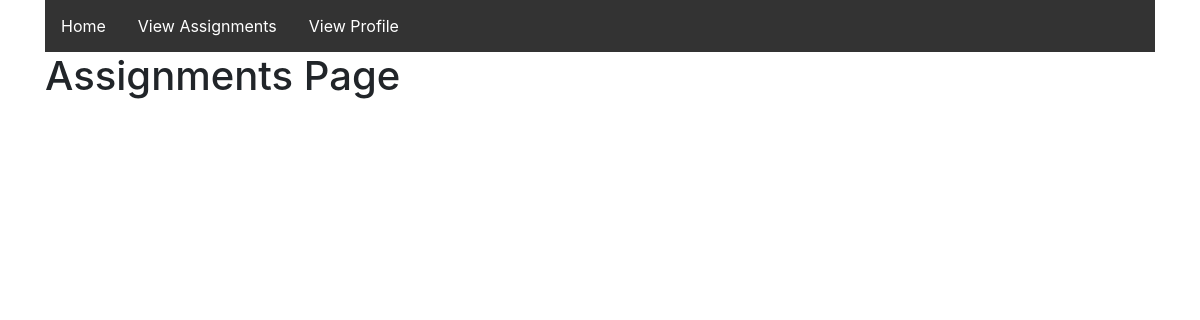
The page /assignments/viewAssignments/ on the database as committed earlier.
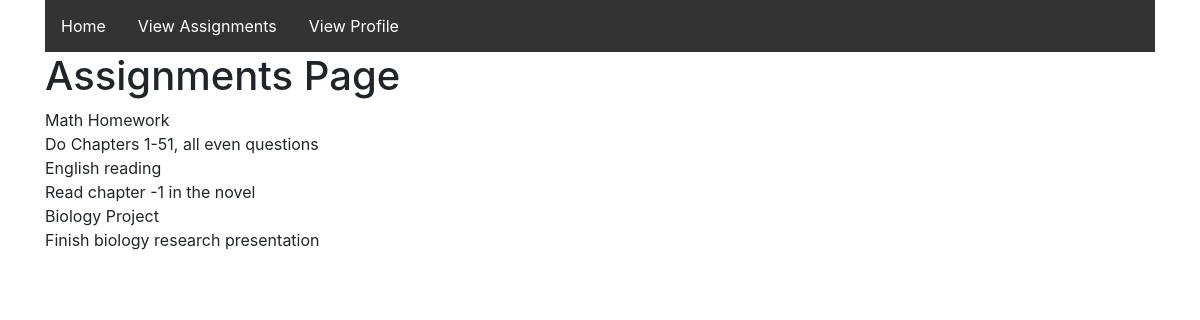
The same page on the database as committed later.
### assignments/models.py (models this page shows)
class Assignment(models.Model):
    assignmentName = models.CharField(max_length=100)
    assignmentDescription = models.CharField(max_length=200)

### assignments/views.py (the view)
# urls.py: path('viewAssignments/', views.viewAssignments, name='viewAssignments'),
def viewAssignments(request):
    allAssignments = Assignment.objects.all()
    context = {
        "allAssignments": allAssignments,
    }
    print(context)
    return render(request, 'assignments/assignmentsPage.html', context)

### assignments/templates/assignments/assignmentsPage.html (shortened to what this page needs)
<!DOCTYPE html>
<html lang="en-US">
  <head>
    <link rel="stylesheet" href="https://maxcdn.bootstrapcdn.com/bootstrap/4.4.1/css/bootstrap.min.css" />
  </head>
  <body>
    <div class="container">
      <ul>
        <li><a href="../">Home</a></li>
        <li><a class="active" href="../viewAssignments">View Assignments</a></li>
        <li><a href="../viewProfile">View Profile</a></li>
      </ul>
      <h1>Assignments Page</h1>
      {% for assignment in allAssignments %}
        <div>{{assignment.assignmentName}}</div>
        <div>{{assignment.assignmentDescription}}</div>
      {% endfor %}
    </div>
  </body>
</html>

### assignments/templates/assignments/assignmentsPage.html (style rules this page uses)
ul { list-style-type: none; margin: 0; padding: 0; overflow: hidden; background-color: #333; }
li { float: left; }
li a { display: block; color: white; text-align: center; padding: 14px 16px; text-decoration: none; }

Rows that differ between the two databases and show on the page:
added Assignment: assignmentName "Math Homework", assignmentDescription "Do Chapters 1-51, all even questions"
added Assignment: assignmentName "English reading", assignmentDescription "Read chapter -1 in the novel"
added Assignment: assignmentName "Biology Project", assignmentDescription "Finish biology research presentation"
